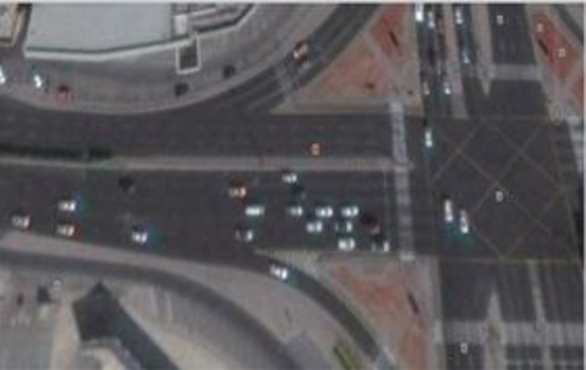
%> input picture sat1.png, 586 x 370 px
$ octave Project_main.m   (GNU Octave 9; MATLAB toolbox functions it lacks are replaced by stand-ins)
%> lines starting %> are read from the running program, lines starting %| are printed output that depends on the picture; in (x1, y1, x2, y2) boxes, pixels count from 0 and x2, y2 are one past the last pixel; in counts of white or black regions, pixels touching at a corner belong together; the program's own positions count from 1
clear all; clc;close all;

%read an image
b=imread('sat1.png');
%> b is the input picture: size 370x586x3 uint8; mean R, G, B 91, 88.6, 91.5
figure(1);imshow(b),title('Satelite Image');


%gray scale conversion
%c=rgb2gray(b);
red=b(:,:,1);
green=b(:,:,2);
blue=b(:,:,3);
c=(0.59*red)+(0.30*green)+(0.11*blue);
figure(3);imshow(c),title('Gray Scale Image');

%complement the image
%d=imcomplement(c);
L=256;
d=(L-1)-c;
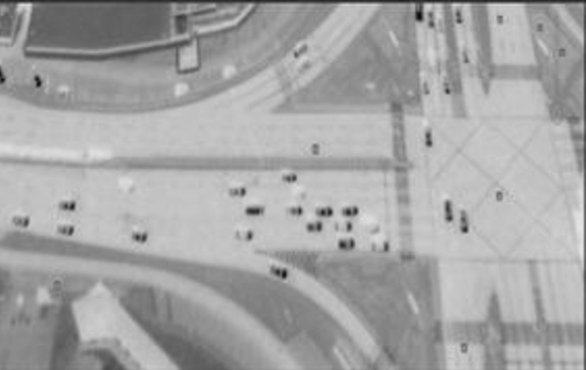
%> d: size 370x586 uint8; min 10, max 228, mean 164.6
figure(4);imshow(d),title('Complemented Image');

%Binary conversion
thresh=160;
%e=imbinarize(d);
%e=im2double(d);
[rows,cols]=size(d);
%> rows = 370; cols = 586
for x=1:rows
    for y=1:cols
        if(d(x,y)>thresh)
            f(x,y)=1;
        else
            f(x,y)=0;
        end
    end
end
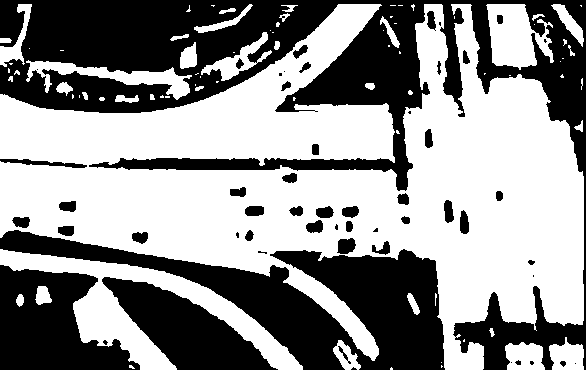
%> f: size 370x586 double; values 0 (black) and 1 (white), 56.7% white; 55 black regions (16 under 20 px), largest, box (x1, y1, x2, y2) and area: (0, 0, 586, 370) 51333, (0, 230, 445, 370) 21908, (0, 265, 140, 370) 9119
figure(5);imshow(f),title('Binary Image');

%Canny Edge
Canny_img = edge(f, 'Canny');
%> Canny_img: size 370x586 logical; 4.6% white in thin lines or dots
figure(6);imshow(Canny_img, []),title('Edge Detected Image');

%Filling holes
g=imfill(Canny_img,'holes');
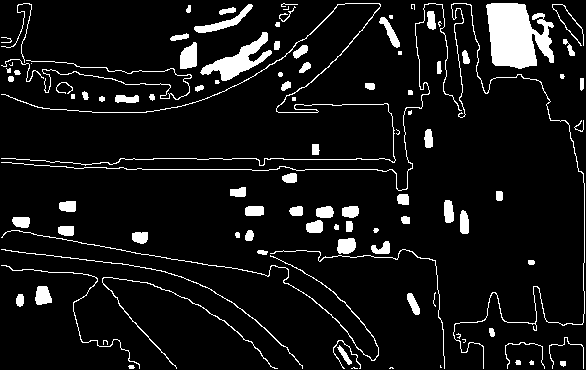
%> g: size 370x586 logical; 8.1% white; 105 white regions (20 under 20 px), largest, box (x1, y1, x2, y2) and area: (486, 3, 554, 69) 3197, (1, 3, 396, 166) 1303, (200, 32, 272, 81) 1180
figure(7);imshow(g),title('Filled Image');

%High Pass Filteration

fourier=fft2(g);
Do=20;
[row,col]=size(g);
%> row = 370; col = 586
high=zeros(row,col);
centeru=(row/2);
%> centeru = 185
centerv=(col/2);
%> centerv = 293
for i=1:row
    for j=1:col
        dist=sqrt(((i-(centeru)^2)+((j-(centerv))^2)));
        if dist>Do
            high(i,j)=1;
        else
            high(i,j)=0;
        end
    end
end
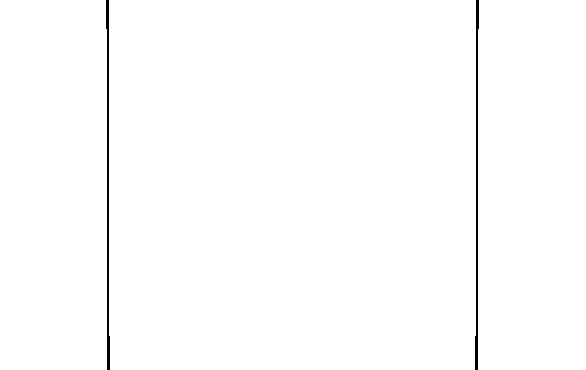
%> high: size 370x586 double; values 0 (black) and 1 (white), 99.3% white; black in thin lines or dots, all inside (x1, y1, x2, y2) = (106, 0, 479, 370)
 h= high.*fourier;
 inverse_f=ifft2(h);
 real_img=real(inverse_f);
figure(8);imshow(real_img),title('High pass Filter Image');

%Cropping the area

crop=imcrop(real_img,[5,171,500,74]);
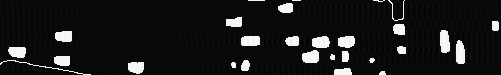
%> crop: size 75x501 double; min -0.0377, max 1.04, mean 0.078; drawn with min black and max white
figure(9);imshow(crop),title('Croped Image');

%Blob Analysis
blob_analysis=vision.BlobAnalysis('MinimumBlobArea',20,...
    'MaximumBlobArea',300);
[objArea,objCenteroid,bboxOut]=step(blob_analysis,g);
%> objArea = 50 values, max 288 at index 4, min 20 at index 13, mean 94.48; objCenteroid = 50 rows, first 12: [7.33 40.79; 22.58 28.99; 25.13 69.93; 80.93 308.9; 11.5 79.5; 22.04 222.5; 17.81 73.07; 20.64 300.8; 43.49 296.3; 64.86 88.67; 66.93 231.3; 68.55 206.9]; bboxOut = 50 rows, first 8: [2 38 11 6; 2 4 31 60; 2 60 43 23; 2 266 139 104; 9 77 6 6; 13 218 18 11; 15 71 7 5; 17 295 8 13]
Ishape=insertShape(real_img,'rectangle',bboxOut,'Linewidth',4,'color',[0 255 0]);
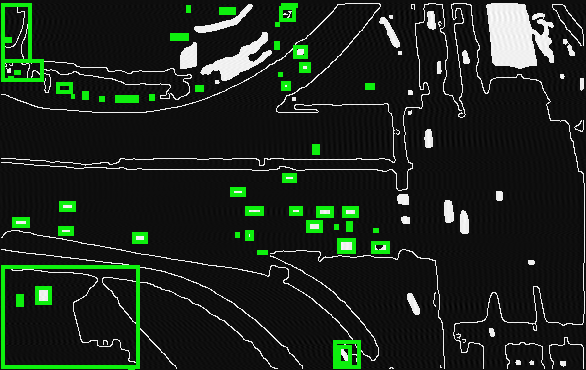
%> Ishape: size 370x586x3 double; mean R, G, B 0.064, 0.102, 0.064; drawn with min black and max white
crop1=imcrop(Ishape,[5,171,400,74]);
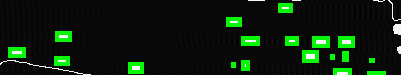
%> crop1: size 75x401x3 double; mean R, G, B 0.0199, 0.092, 0.0199; drawn with min black and max white
figure(10);imshow(crop1),title('Blobed Image');
